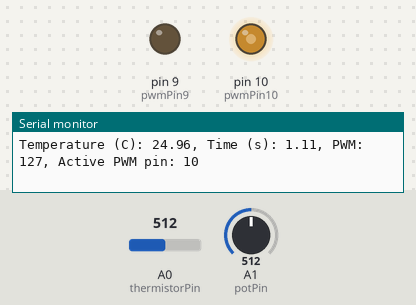
Recording of a sketch running on a simulated Arduino Uno, built with avr-gcc and run on an emulated ATmega328P. Shown: output pins drawn as LEDs (lit = HIGH), the last lines printed to the serial monitor. The test bench sets the inputs (shaded band); at power-on: A1 (potPin) = 512, A0 (thermistorPin) = 512.

Above: at 1.2 s.
1.3 s: A1 (potPin) set to 44
At 1.8 s:
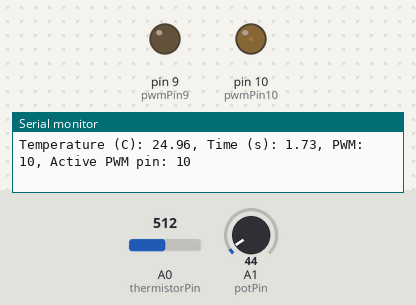
2.8 s: A1 (potPin) set to 36
At 3.2 s:
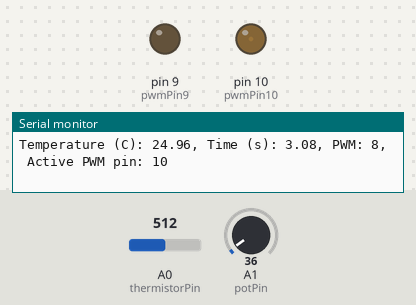
5.8 s: A1 (potPin) set to 387
At 6.2 s:
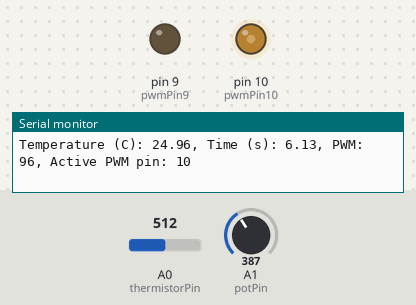
7.3 s: A1 (potPin) set to 412
At 7.8 s:
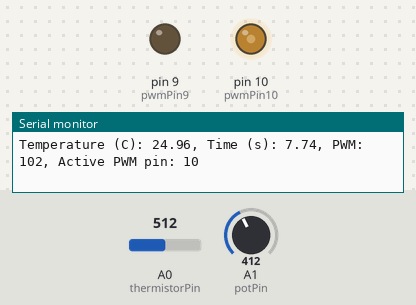
8.8 s: A0 (thermistorPin) set to 48
10.3 s: A0 (thermistorPin) set to 42
Timing chart, 0 to 13.3 s (numbered marks = the images above; inputs shaded):
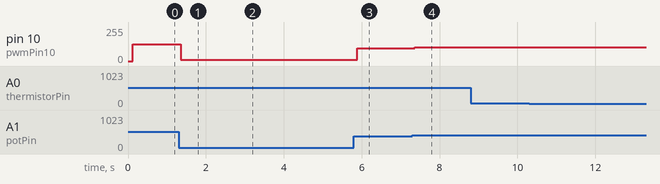

Measured:
- after the input at 1.3 s, pin 10 (pwmPin10): 127/255 → 10/255 after 0.06 s
- after the input at 2.8 s, pin 10 (pwmPin10): 10/255 → 8/255 at once
- after the input at 5.8 s, pin 10 (pwmPin10): 8/255 → 96/255 after 0.09 s
- after the input at 7.3 s, pin 10 (pwmPin10): 96/255 → 102/255 after 0.07 s

The sketch:

tec_manual_fixed_direction.ino
```cpp
// Part 2: First Manual Sketch - Fixed Direction

// ---------- Pins ----------
const int thermistorPin = A0;
const int potPin = A1;

const int pwmPin9 = 9;
const int pwmPin10 = 10;

// ---------- Thermistor constants ----------
const float Vref = 5.0;              // Arduino reference voltage
const float fixedResistance = 100.0; // fixed resistor in kOhm
const float R0 = 100.0;              // thermistor resistance at 25 C in kOhm
const float T0 = 298.15;             // 25 C in Kelvin
const float beta = 4540.0;           // thermistor beta value in K

const int numSamples = 1000;


// Average the thermistor ADC readings
float averageThermistorADC() {

  float totalADC = 0;

  for (int i = 0; i < numSamples; i++) {
    totalADC += analogRead(thermistorPin);
  }

  return totalADC / numSamples;
}


// Convert ADC value to voltage
float adcToVoltage(float averageADC) {

  return averageADC * Vref / 1023.0;
}


// Convert voltage to thermistor resistance
float voltageToResistance(float voltage) {

  return fixedResistance * voltage / (Vref - voltage);
}


// Convert thermistor resistance to Celsius
float resistanceToCelsius(float resistance) {

  float temperatureK =
      1.0 / ((1.0 / T0) +
      (1.0 / beta) * log(resistance / R0));

  return temperatureK - 273.15;
}


void setup() {

  Serial.begin(9600);

  pinMode(pwmPin9, OUTPUT);
  pinMode(pwmPin10, OUTPUT);

  // Start safely with PWM = 0
  analogWrite(pwmPin9, 0);
  analogWrite(pwmPin10, 0);
}


void loop() {

  // ----- Measure temperature -----

  float averageADC = averageThermistorADC();

  float voltage = adcToVoltage(averageADC);

  float resistance = voltageToResistance(voltage);

  float temperatureC = resistanceToCelsius(resistance);


  // ----- Read trim potentiometer -----

  int potADC = analogRead(potPin);

  // Convert 0-1023 ADC range to 0-255 PWM range
  int pwmCommand = map(potADC, 0, 1023, 0, 255);


  // ----- Fixed direction -----

  // Pin 9 must remain LOW
  analogWrite(pwmPin9, 0);

  // Pin 10 receives the PWM command
  analogWrite(pwmPin10, pwmCommand);


  // ----- Time -----

  float timeSeconds = millis() / 1000.0;


  // ----- Serial output -----

  Serial.print("Temperature (C): ");
  Serial.print(temperatureC, 2);

  Serial.print(", Time (s): ");
  Serial.print(timeSeconds, 2);

  Serial.print(", PWM: ");
  Serial.print(pwmCommand);

  Serial.print(", Active PWM pin: ");
  Serial.println(10);

}
```
